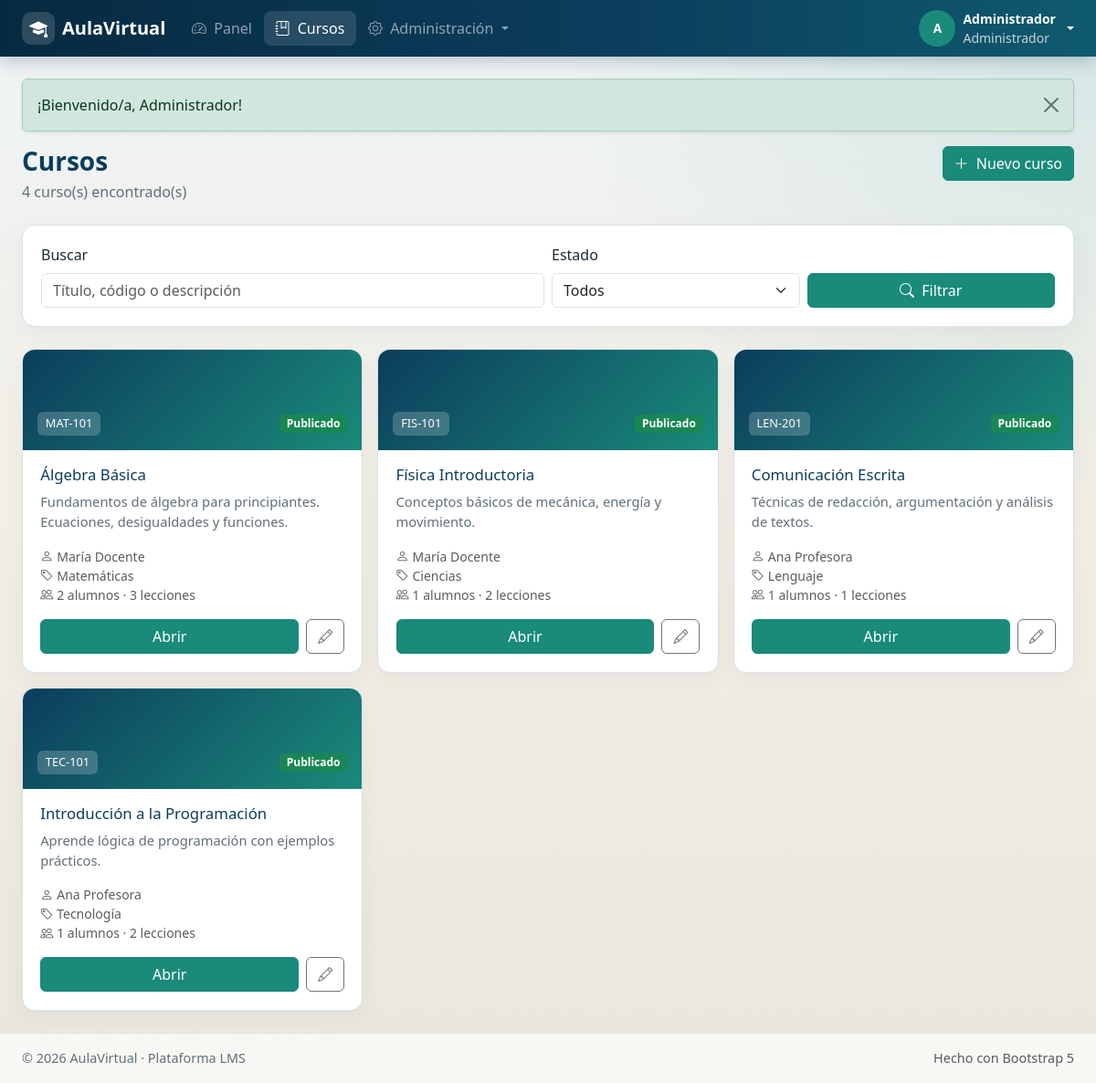
The app's page /cursos.php (signed in) with its own data.
### tables this page shows
CREATE TABLE courses (
    id INT AUTO_INCREMENT PRIMARY KEY,
    category_id INT DEFAULT NULL,
    teacher_id INT NOT NULL,
    title VARCHAR(200) NOT NULL,
    code VARCHAR(30) NOT NULL UNIQUE,
    description TEXT DEFAULT NULL,
    image VARCHAR(255) DEFAULT NULL,
    status ENUM('draft','published','archived') NOT NULL DEFAULT 'draft',
    created_at TIMESTAMP DEFAULT CURRENT_TIMESTAMP,
    FOREIGN KEY (category_id) REFERENCES categories(id) ON DELETE SET NULL,
    FOREIGN KEY (teacher_id) REFERENCES users(id) ON DELETE CASCADE
);

CREATE TABLE users (
    id INT AUTO_INCREMENT PRIMARY KEY,
    name VARCHAR(120) NOT NULL,
    email VARCHAR(150) NOT NULL UNIQUE,
    password VARCHAR(255) NOT NULL,
    role ENUM('admin','teacher','student') NOT NULL DEFAULT 'student',
    avatar VARCHAR(255) DEFAULT NULL,
    bio TEXT DEFAULT NULL,
    status TINYINT(1) NOT NULL DEFAULT 1,
    created_at TIMESTAMP DEFAULT CURRENT_TIMESTAMP
);

CREATE TABLE categories (
    id INT AUTO_INCREMENT PRIMARY KEY,
    name VARCHAR(100) NOT NULL,
    description TEXT DEFAULT NULL,
    created_at TIMESTAMP DEFAULT CURRENT_TIMESTAMP
);

### config/base_datos.php (called while the page is built, shortened)
<?php
class BaseDatos
{
    private static ?PDO $instancia = null;
    public static function obtenerConexion(): PDO
    {
        if (self::$instancia === null) {
            $dsn = 'mysql:host=' . BD_HOST . ';dbname=' . BD_NOMBRE . ';charset=' . BD_CHARSET;
            self::$instancia = new PDO($dsn, BD_USUARIO, BD_CLAVE, [
                PDO::ATTR_ERRMODE => PDO::ERRMODE_EXCEPTION,
                PDO::ATTR_DEFAULT_FETCH_MODE => PDO::FETCH_ASSOC,
                PDO::ATTR_EMULATE_PREPARES => false,
            ]);
        }
        return self::$instancia;
    }
}
function bd(): PDO
{
    return BaseDatos::obtenerConexion();
}

### cursos.php (the view, shortened to what this page needs)
<?php
require_once __DIR__ . '/includes/funciones.php';
$sql = 'SELECT c.*, u.name AS teacher_name, cat.name AS category_name,
               (SELECT COUNT(*) FROM enrollments e WHERE e.course_id = c.id) AS students,
               (SELECT COUNT(*) FROM lessons l WHERE l.course_id = c.id) AS lessons_count
        FROM courses c
        JOIN users u ON u.id = c.teacher_id
        LEFT JOIN categories cat ON cat.id = c.category_id
        WHERE 1=1';
$params = [];
if ($q !== '') {
    $sql .= ' AND (c.title LIKE ? OR c.code LIKE ? OR c.description LIKE ?)';
    $like = '%' . $q . '%';
    $params[] = $like;
    $params[] = $like;
    $params[] = $like;
}
$sql .= ' ORDER BY c.created_at DESC';
$stmt = bd()->prepare($sql);
$stmt->execute($params);
$cursos = $stmt->fetchAll();
require_once __DIR__ . '/includes/encabezado.php';
?>
<div class="page-header">
    <div>
        <h1><?= $usuario['role'] === 'student' ? 'Mis cursos' : 'Cursos' ?></h1>
        <p class="subtitle"><?= count($cursos) ?> curso(s) encontrado(s)</p>
    </div>
    <div class="d-flex gap-2 flex-wrap">
        <?php if (in_array($usuario['role'], ['admin', 'teacher'], true)): ?>
            <a href="<?= URL_APP ?>/curso-formulario.php" class="btn btn-primary"><i class="bi bi-plus-lg me-1"></i> Nuevo curso</a>
        <?php endif; ?>
    </div>
</div>
<div class="panel mb-4">
    <div class="panel-body">
        <form class="row g-2 align-items-end" method="get">
            <div class="col-md-6">
                <label class="form-label">Buscar</label>
                <input type="text" name="buscar" class="form-control" value="<?= escapar($q) ?>" placeholder="Título, código o descripción">
            </div>
            <?php if ($usuario['role'] !== 'student'): ?>
            <div class="col-md-3">
                <label class="form-label">Estado</label>
                <select name="estado" class="form-select">
                    <option value="">Todos</option>
                </select>
            </div>
            <?php endif; ?>
            <div class="col-md-3">
                <button class="btn btn-primary w-100" type="submit"><i class="bi bi-search me-1"></i> Filtrar</button>
            </div>
        </form>
    </div>
</div>
<?php if (!$cursos): ?>
    <div class="panel"><div class="panel-body empty-state"><i class="bi bi-journal-x"></i><p class="mb-0">No se encontraron cursos.</p></div></div>
<?php else: ?>
<div class="row g-3">
    <?php foreach ($cursos as $curso): ?>
    <div class="col-md-6 col-xl-4">
        <div class="course-card">
            <div class="course-banner">
                <div class="d-flex justify-content-between w-100 align-items-center">
                    <span class="code"><?= escapar($curso['code']) ?></span>
                    <?= insignia_estado($curso['status']) ?>
                </div>
            </div>
            <div class="course-body">
                <h3><?= escapar($curso['title']) ?></h3>
                <p><?= escapar(mb_strimwidth($curso['description'] ?? '', 0, 100, '…')) ?></p>
                <div class="small text-muted mb-3">
                    <div><i class="bi bi-person me-1"></i><?= escapar($curso['teacher_name']) ?></div>
                    <div><i class="bi bi-tag me-1"></i><?= escapar($curso['category_name'] ?? 'Sin categoría') ?></div>
                    <div><i class="bi bi-people me-1"></i><?= (int) $curso['students'] ?> alumnos · <?= (int) $curso['lessons_count'] ?> lecciones</div>
                </div>
                <div class="d-flex gap-2 mt-auto">
                    <a href="<?= URL_APP ?>/curso.php?id=<?= (int) $curso['id'] ?>" class="btn btn-primary flex-fill">Abrir</a>
                    <?php if ($usuario['role'] === 'admin' || ($usuario['role'] === 'teacher' && (int) $curso['teacher_id'] === (int) $usuario['id'])): ?>
                        <a href="<?= URL_APP ?>/curso-formulario.php?id=<?= (int) $curso['id'] ?>" class="btn btn-outline-secondary"><i class="bi bi-pencil"></i></a>
                    <?php endif; ?>
                </div>
            </div>
        </div>
    </div>
    <?php endforeach; ?>
</div>
<?php endif; ?>
<?php require_once __DIR__ . '/includes/pie.php'; ?>

### includes/funciones.php (shortened to what this page needs)
<?php
require_once __DIR__ . '/../config/base_datos.php';
function escapar(?string $valor): string
{
    return htmlspecialchars($valor ?? '', ENT_QUOTES, 'UTF-8');
}
function usuario_actual(): ?array
{
    return $_SESSION['usuario'] ?? null;
}
function insignia_estado(string $estado): string
{
    $mapa = [
        'draft' => ['bg-secondary', 'Borrador'],
        'published' => ['bg-success', 'Publicado'],
        'archived' => ['bg-dark', 'Archivado'],
        'active' => ['bg-success', 'Activo'],
        'completed' => ['bg-info', 'Completado'],
        'dropped' => ['bg-warning text-dark', 'Retirado'],
    ];
    [$clase, $etiqueta] = $mapa[$estado] ?? ['bg-secondary', $estado];
    return '<span class="badge ' . $clase . '">' . escapar($etiqueta) . '</span>';
}

### assets/css/style.css (style rules this page uses)
:root { --av-navy: #0b3d5c; --av-navy-dark: #072a40; --av-teal: #1a8a7a; --av-teal-light: #e6f5f2; --av-sand: #f3efe6; --av-ink: #1c2a33; --av-muted: #5f6f7a; --av-border: #d9e2e8; --av-card: #ffffff; --av-radius: 14px; }
* { box-sizing: border-box; }
body { font-family: "Segoe UI", "Trebuchet MS", Candara, sans-serif; color: var(--av-ink); background: var(--av-sand); min-height: 100vh; }
.app-body { background: radial-gradient(circle at top right, rgba(26, 138, 122, 0.12), transparent 35%), linear-gradient(180deg, #eef4f7 0%, var(--av-sand) 45%, #ebe6db 100%); }
.page-header { display: flex; flex-wrap: wrap; justify-content: space-between; align-items: flex-start; gap: 1rem; margin-bottom: 1.5rem; }
.page-header h1 { font-size: 1.75rem; font-weight: 700; margin: 0; color: var(--av-navy); }
.page-header .subtitle { color: var(--av-muted); margin: 0.25rem 0 0; }
.panel { background: var(--av-card); border: 1px solid var(--av-border); border-radius: var(--av-radius); box-shadow: 0 8px 24px rgba(11, 61, 92, 0.05); overflow: hidden; }
.panel-body { padding: 1.25rem; }
.course-card { background: var(--av-card); border: 1px solid var(--av-border); border-radius: var(--av-radius); overflow: hidden; height: 100%; display: flex; flex-direction: column; box-shadow: 0 8px 24px rgba(11, 61, 92, 0.05); transition: transform 0.2s ease, box-shadow 0.2s ease; }
.course-card .course-banner { height: 110px; background: linear-gradient(135deg, var(--av-navy), var(--av-teal)); display: flex; align-items: flex-end; padding: 1rem; color: #fff; }
.course-card .course-banner .code { background: rgba(255,255,255,0.2); padding: 0.2rem 0.55rem; border-radius: 6px; font-size: 0.8rem; }
.course-card .course-body { padding: 1.1rem 1.2rem 1.25rem; flex: 1; display: flex; flex-direction: column; }
.course-card h3 { font-size: 1.05rem; margin: 0 0 0.5rem; color: var(--av-navy); }
.course-card p { color: var(--av-muted); font-size: 0.92rem; flex: 1; }
.btn-primary { --bs-btn-bg: var(--av-teal); --bs-btn-border-color: var(--av-teal); --bs-btn-hover-bg: #157567; --bs-btn-hover-border-color: #157567; --bs-btn-active-bg: #12685c; --bs-btn-active-border-color: #12685c; }

### records on screen
courses: code "MAT-101", title "Álgebra Básica", description "Fundamentos de álgebra para principiantes. Ecuaciones, desigualdades y funciones.", teacher.name "María Docente", category.name "Matemáticas", students "2", lessons_count "3"
courses: code "FIS-101", title "Física Introductoria", description "Conceptos básicos de mecánica, energía y movimiento.", teacher.name "María Docente", category.name "Ciencias", students "1", lessons_count "2"
courses: code "LEN-201", title "Comunicación Escrita", description "Técnicas de redacción, argumentación y análisis de textos.", teacher.name "Ana Profesora", category.name "Lenguaje", students "1", lessons_count "1"
courses: code "TEC-101", title "Introducción a la Programación", description "Aprende lógica de programación con ejemplos prácticos.", teacher.name "Ana Profesora", category.name "Tecnología", students "1", lessons_count "2"

### other values on screen
escapar(NOMBRE_APP) "AulaVirtual"
escapar(iniciales($usuario['name'])) "A"
escapar($usuario['name']) "Administrador"
escapar(etiqueta_rol($usuario['role'])) "Administrador"
escapar($mensaje['mensaje']) "¡Bienvenido/a, Administrador!"
count($cursos) "4"
